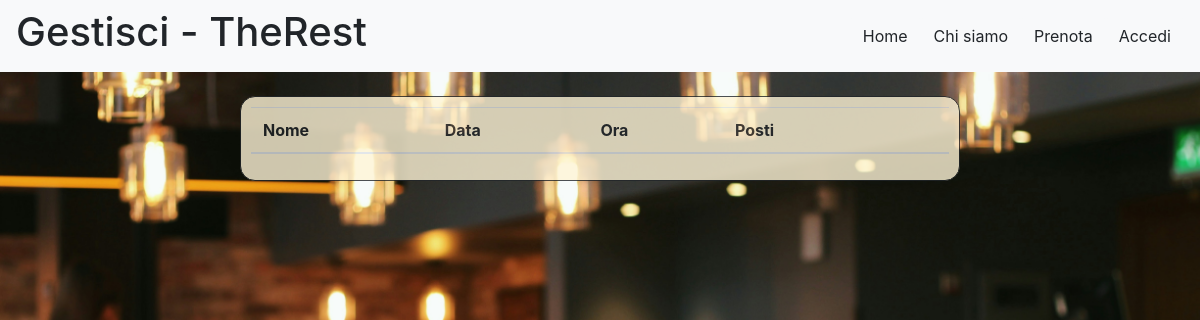
The app's page /therest/manage/, older data.
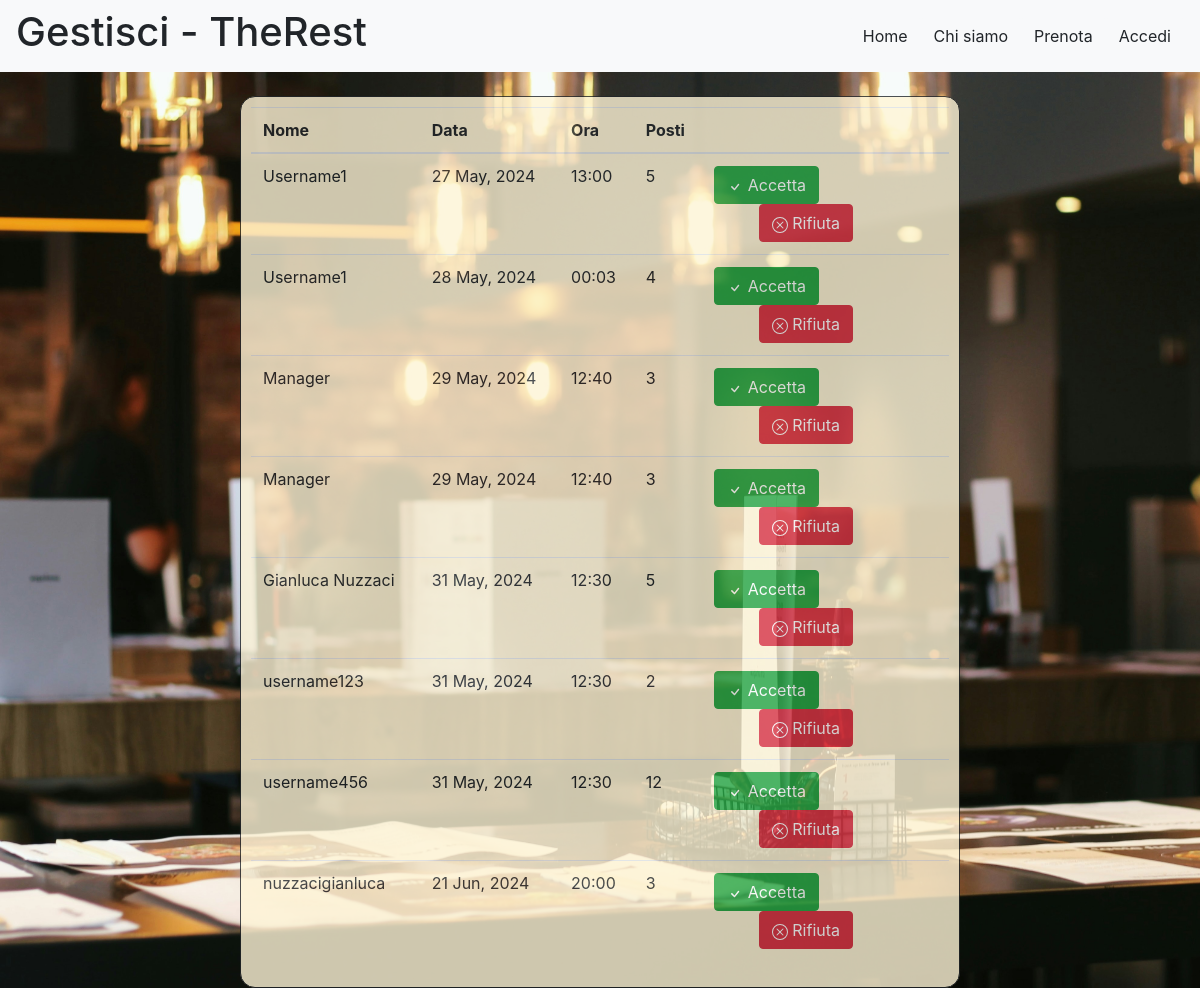
The same page, newer data.
### therest/models.py (models this page shows)
class Booking(models.Model):
    number=models.CharField(max_length=3, null=True)
    data=models.CharField(max_length=50, null=True)
    ora=models.CharField(max_length=50, null=True)
    client = models.ForeignKey(UserProfile, on_delete=models.CASCADE, null=True)

class UserProfile(models.Model):
    user = models.OneToOneField(User, on_delete=models.CASCADE)
    name = models.CharField(max_length=50)
    role=models.CharField(max_length=50)

### therest/views.py (the view, shortened to what this page needs)
# urls.py: path('manage/', views.manageview,name='manage'),
def manageview(request):
    list = []
    today = timezone.now().date()
    bookings_to_delete = Booking.objects.all()
    for booking in bookings_to_delete:
        booking_date = datetime.strptime(booking.data, "%Y-%m-%d").date()
        if booking_date < today:
            booking.delete()
    listBookings = Booking.objects.all().order_by('data', 'ora').values()
    bookings_to_check = Booking.objects.all().order_by('data', 'ora').values()
    for booking in bookings_to_check:
        if not Booking_managed.objects.filter(id_booking=booking['id']).exists():
            list.append(booking)
    for i in range(len(list)):
        user = UserProfile.objects.get(id=list[i]['client_id'])
        list[i]['client_name']=user.name
        datetime_obj = datetime.strptime(list[i]['data'], "%Y-%m-%d")
        new_date=datetime_obj.strftime("%d %b, %Y")
        list[i]['data']=new_date
    return render(request, 'therest/manage.html', {
        'bookings':list,
    })

### therest/templates/therest/manage.html (shortened to what this page needs)
{% load static %}
<html>
    <head>
      <link rel="stylesheet" href="{% static 'styles.css' %}">
      <link href="https://maxcdn.bootstrapcdn.com/font-awesome/4.7.0/css/font-awesome.min.css" rel="stylesheet" />
      <link rel="stylesheet" href="https://cdn.jsdelivr.net/npm/bootstrap@4.3.1/dist/css/bootstrap.min.css">
    </head>
    <body>
      <nav class="navbar navbar-expand-lg navbar-light bg-light">
        <ul class="navbar-nav mr-auto">
          <p class="h1" id="title-name-detail">Gestisci - TheRest</p>
        </ul>
        <form class="form-inline my-2 my-lg-0">
          <a href="{% url 'home' %}"><button type="button" class="btn btn-light" id="home">Home</button></a>
          <a href="{% url 'about' %}"><button type="button" class="btn btn-light" id="about">Chi siamo</button></a>
          <a href="{% url 'book' %}"><button type="button" class="btn btn-light" id="book">Prenota</button></a>
          {% if user.is_authenticated %}
          <a href="{% url 'login' %}"><button style="display:none" type="button" id="manage" class="btn btn-light">Registrati o accedi </button></a>
          {% if user.userprofile.role == "manager" %}
                  <a href="{% url 'manage' %}"><button type="button" class="btn btn-light" id="manage">Gestisci</button></a>
                  <a href="{% url 'managed_bookings' %}"><button type="button" class="btn btn-light" id="manage">Posti prenotati</button></a>
                  {% else %}
                  <a href="{% url 'mybookings' %}"><button type="button" class="btn btn-light" id="manage">Le mie prenotazioni</button></a>
                {% endif %}
          <a href="{% url 'logout' %}"><button type="button" class="btn btn-danger" id="log-out">Log Out</button></a>
          {% else %}
          <a href="{% url 'login' %}"><button type="button" id="manage" class="btn btn-light">Accedi </button></a>
          {% endif %}
          </form>
      </nav>
      <div id="bookForm" style="width: 60%; margin-left:auto; margin-right:auto; margin-top:2%; padding:10px">
        <table class="table">
            <thead>
              <tr>
                <th scope="col">Nome</th>
                <th scope="col">Data</th>
                <th scope="col">Ora</th>
                <th scope="col">Posti</th>
                <th scope="col"></th>
              </tr>
            </thead>
            <tbody>
              {%for element in bookings %}
              <tr>
                <td>{{element.client_name}}</td>
                <td>{{element.data}}</td>
                <td>{{element.ora}}</td>
                <td>{{element.number}}</td>
                <form method='POST' action="" style=" margin-left:auto; margin-right:auto; margin-top:2%; padding:10px">
                <td><button value="confirm_{{element.id}}" name="confirm" type="submit" class="btn btn-success"><svg xmlns="http://www.w3.org/2000/svg" width="16" height="16" fill="currentColor" class="bi bi-check" viewBox="0 0 16 16">
                  <path d="M10.97 4.97a.75.75 0 0 1 1.07 1.05l-3.99 4.99a.75.75 0 0 1-1.08.02L4.324 8.384a.75.75 0 1 1 1.06-1.06l2.094 2.093 3.473-4.425z"/>
                </svg> Accetta</button>
                 <button value="refuse_{{element.id}}" style='margin-left: 20%;' name="refuse" type="submit" class="btn btn-danger">   Rifiuta</button></td>
                </form>
              </tr>
              {%endfor%}
            </tbody>
          </table>
      </div>
    </body>
</html>

### therest/static/styles.css (style rules this page uses)
body { background-image: url("therest/background1.jpg"); background-repeat: no-repeat; background-size: cover; }
#bookForm { margin-left:auto; margin-right:auto; margin-top:6%; width:30%; background-color: #fff5d7; border-radius: 15px; border: 1px solid; cursor:pointer; padding:10px; opacity: 0.8; }

Row changes from the older to the newer data that the page shows:
added Booking: client_name "Username1", data "27 May, 2024", ora "13:00", number "5"
added Booking: client_name "Username1", data "28 May, 2024", ora "00:03", number "4"
added Booking: client_name "Manager", data "29 May, 2024", ora "12:40", number "3"
added Booking: client_name "Manager", data "29 May, 2024", ora "12:40", number "3"
added Booking: client_name "Gianluca Nuzzaci", data "31 May, 2024", ora "12:30", number "5"
added Booking: client_name "username123", data "31 May, 2024", ora "12:30", number "2"
added Booking: client_name "username456", data "31 May, 2024", ora "12:30", number "12"
added Booking: client_name "nuzzacigianluca", data "21 Jun, 2024", ora "20:00", number "3"
